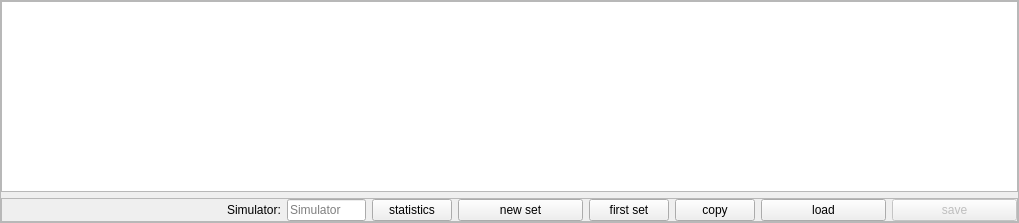
<?xml version="1.0" encoding="UTF-8"?>
<ui version="4.0">
 <class>CDbOwnModelSetComponent</class>
 <widget class="QFrame" name="CDbOwnModelSetComponent">
  <property name="geometry">
   <rect>
    <x>0</x>
    <y>0</y>
    <width>1019</width>
    <height>223</height>
   </rect>
  </property>
  <property name="windowTitle">
   <string>Frame</string>
  </property>
  <property name="frameShape">
   <enum>QFrame::StyledPanel</enum>
  </property>
  <property name="frameShadow">
   <enum>QFrame::Raised</enum>
  </property>
  <layout class="QVBoxLayout" name="vl_DbOwnModelSetComponent">
   <property name="leftMargin">
    <number>0</number>
   </property>
   <property name="topMargin">
    <number>0</number>
   </property>
   <property name="rightMargin">
    <number>0</number>
   </property>
   <property name="bottomMargin">
    <number>0</number>
   </property>
   <item>
    <widget class="BlackGui::Views::CAircraftModelView" name="tvp_OwnModelSet">
     <property name="selectionBehavior">
      <enum>QAbstractItemView::SelectRows</enum>
     </property>
     <attribute name="verticalHeaderVisible">
      <bool>false</bool>
     </attribute>
    </widget>
   </item>
   <item>
    <widget class="QFrame" name="fr_OwnModelSetBottom">
     <property name="frameShape">
      <enum>QFrame::StyledPanel</enum>
     </property>
     <property name="frameShadow">
      <enum>QFrame::Raised</enum>
     </property>
     <layout class="QHBoxLayout" name="hl_OwnModelSetButtons">
      <property name="leftMargin">
       <number>0</number>
      </property>
      <property name="topMargin">
       <number>0</number>
      </property>
      <property name="rightMargin">
       <number>0</number>
      </property>
      <property name="bottomMargin">
       <number>0</number>
      </property>
      <item>
       <widget class="BlackGui::Components::CSimulatorSelector" name="comp_SimulatorSelector">
        <property name="minimumSize">
         <size>
          <width>200</width>
          <height>0</height>
         </size>
        </property>
       </widget>
      </item>
      <item>
       <spacer name="hs_OwnModelSetButtons">
        <property name="orientation">
         <enum>Qt::Horizontal</enum>
        </property>
        <property name="sizeHint" stdset="0">
         <size>
          <width>40</width>
          <height>20</height>
         </size>
        </property>
       </spacer>
      </item>
      <item>
       <widget class="QLabel" name="lbl_Simulator">
        <property name="text">
         <string>Simulator:</string>
        </property>
       </widget>
      </item>
      <item>
       <widget class="QLineEdit" name="le_Simulator">
        <property name="maximumSize">
         <size>
          <width>100</width>
          <height>16777215</height>
         </size>
        </property>
        <property name="readOnly">
         <bool>true</bool>
        </property>
        <property name="placeholderText">
         <string>Simulator</string>
        </property>
       </widget>
      </item>
      <item>
       <widget class="QPushButton" name="pb_ShowStatistics">
        <property name="text">
         <string>statistics</string>
        </property>
       </widget>
      </item>
      <item>
       <widget class="QPushButton" name="pb_CreateNewSet">
        <property name="minimumSize">
         <size>
          <width>125</width>
          <height>0</height>
         </size>
        </property>
        <property name="toolTip">
         <string>create a new set</string>
        </property>
        <property name="text">
         <string>new set</string>
        </property>
       </widget>
      </item>
      <item>
       <widget class="QPushButton" name="pb_FirstSet">
        <property name="text">
         <string>first set</string>
        </property>
       </widget>
      </item>
      <item>
       <widget class="QPushButton" name="pb_CopyFromAnotherSwift">
        <property name="text">
         <string>copy</string>
        </property>
       </widget>
      </item>
      <item>
       <widget class="QPushButton" name="pb_LoadExistingSet">
        <property name="minimumSize">
         <size>
          <width>125</width>
          <height>0</height>
         </size>
        </property>
        <property name="toolTip">
         <string>load an existing set</string>
        </property>
        <property name="text">
         <string>load</string>
        </property>
       </widget>
      </item>
      <item>
       <widget class="QPushButton" name="pb_SaveAsSetForSimulator">
        <property name="enabled">
         <bool>false</bool>
        </property>
        <property name="minimumSize">
         <size>
          <width>125</width>
          <height>0</height>
         </size>
        </property>
        <property name="text">
         <string>save</string>
        </property>
       </widget>
      </item>
     </layout>
    </widget>
   </item>
  </layout>
 </widget>
 <customwidgets>
  <customwidget>
   <class>BlackGui::Components::CSimulatorSelector</class>
   <extends>QFrame</extends>
   <header>blackgui/components/simulatorselector.h</header>
   <container>1</container>
  </customwidget>
  <customwidget>
   <class>BlackGui::Views::CAircraftModelView</class>
   <extends>QTableView</extends>
   <header>blackgui/views/aircraftmodelview.h</header>
  </customwidget>
 </customwidgets>
 <resources/>
 <connections/>
</ui>
